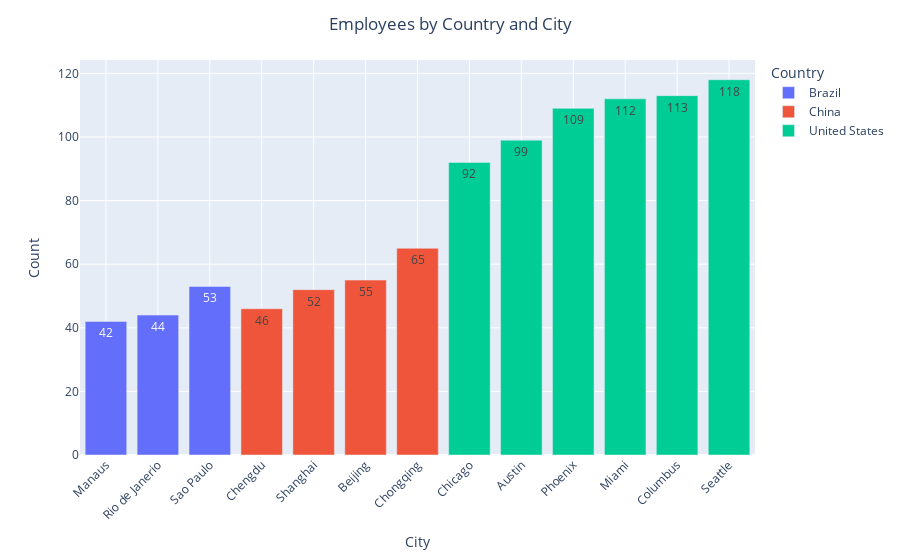

Notebook code cell kept with this figure:
### Code cell
fig = px.bar(cc, x=cc.City, y=cc.Count, color=cc.Country,text_auto=True)
fig.update_layout(
    title='Employees by Country and City',
    title_x=.5,
    xaxis=dict(
        tickangle=-45,
        showgrid=True,      
    )
)
fig.show()

### Figure 1 — Plotly figure (JSON) as saved in the notebook; plotly's stock layout.template omitted (floating-point values rounded to 4 significant figures)
{"data": [{"alignmentgroup": "True", "hovertemplate": "Country=Brazil<br>City=%{x}<br>Count=%{y}<extra></extra>", "legendgroup": "Brazil", "marker": {"color": "#636efa", "pattern": {"shape": ""}}, "name": "Brazil", "offsetgroup": "Brazil", "orientation": "v", "showlegend": true, "textposition": "auto", "texttemplate": "%{y}", "type": "bar", "x": ["Manaus", "Rio de Janerio", "Sao Paulo"], "xaxis": "x", "y": [42, 44, 53], "yaxis": "y"}, {"alignmentgroup": "True", "hovertemplate": "Country=China<br>City=%{x}<br>Count=%{y}<extra></extra>", "legendgroup": "China", "marker": {"color": "#EF553B", "pattern": {"shape": ""}}, "name": "China", "offsetgroup": "China", "orientation": "v", "showlegend": true, "textposition": "auto", "texttemplate": "%{y}", "type": "bar", "x": ["Chengdu", "Shanghai", "Beijing", "Chongqing"], "xaxis": "x", "y": [46, 52, 55, 65], "yaxis": "y"}, {"alignmentgroup": "True", "hovertemplate": "Country=United States<br>City=%{x}<br>Count=%{y}<extra></extra>", "legendgroup": "United States", "marker": {"color": "#00cc96", "pattern": {"shape": ""}}, "name": "United States", "offsetgroup": "United States", "orientation": "v", "showlegend": true, "textposition": "auto", "texttemplate": "%{y}", "type": "bar", "x": ["Chicago", "Austin", "Phoenix", "Miami", "Columbus", "Seattle"], "xaxis": "x", "y": [92, 99, 109, 112, 113, 118], "yaxis": "y"}], "layout": {"barmode": "relative", "legend": {"title": {"text": "Country"}, "tracegroupgap": 0}, "margin": {"t": 60}, "title": {"text": "Employees by Country and City", "x": 0.5}, "xaxis": {"anchor": "y", "domain": [0, 1], "showgrid": true, "tickangle": -45, "title": {"text": "City"}}, "yaxis": {"anchor": "x", "domain": [0, 1], "title": {"text": "Count"}}}}
